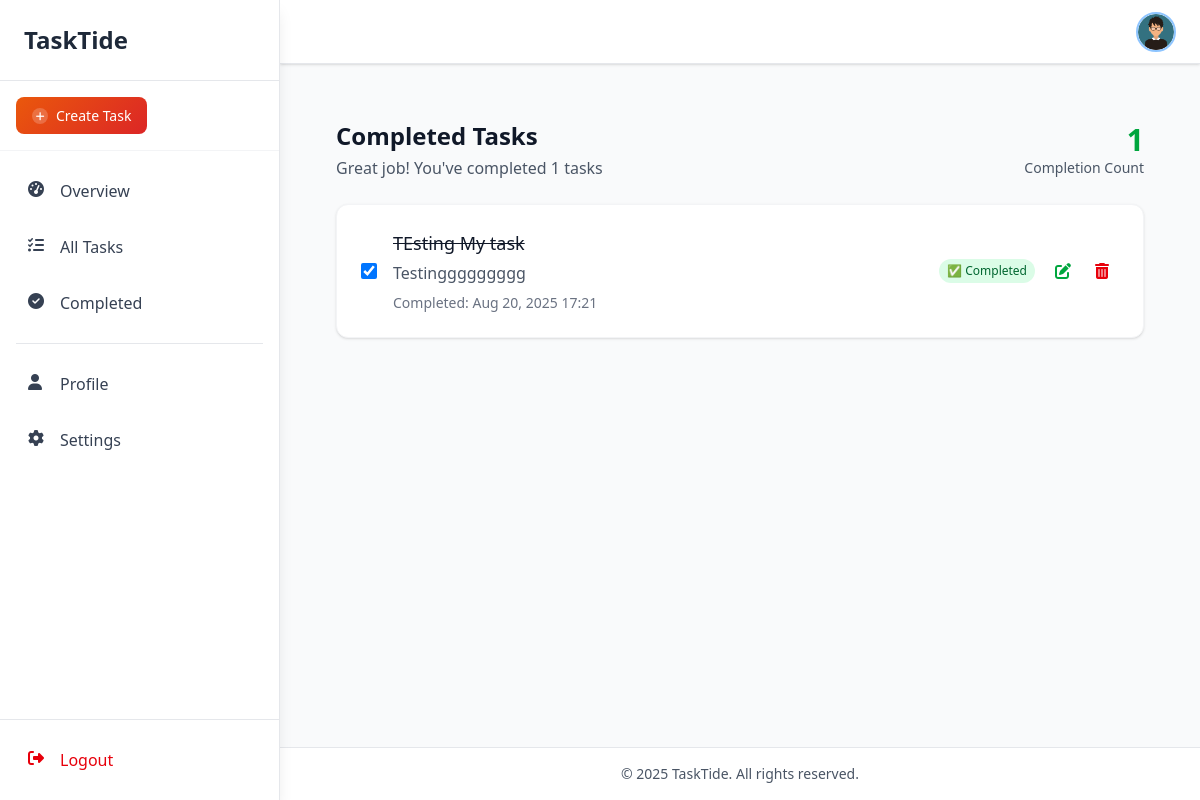
Page /dashboard/completed/ (signed in) on the committed database.
### users/models.py (models this page shows, shortened)
class Profile(models.Model):
    user = models.OneToOneField(User, on_delete=models.CASCADE)
    gender = models.CharField(
    max_length=10,
    choices=[
        ("male", "Male"),
        ("female", "Female"),
    ]
)
    bio = models.TextField(blank=True, null=True)
    profile_image = models.ImageField(
    upload_to='profile_pics/',
    default='profile_pics/male-avatar.png'
)
    banner_image = models.ImageField(upload_to='banner_pics/', default='default.jpg')
    phone_number = models.CharField(max_length=20, blank=True, null=True)
    location = models.CharField(max_length=100, blank=True, null=True)
    date_of_birth = models.DateField(blank=True, null=True)
    created_at = models.DateTimeField(auto_now_add=True)
    updated_at = models.DateTimeField(auto_now=True)

### tasks/models.py (models this page shows, shortened)
class Task(models.Model):
    PRIORITY_CHOICES = [
        ("low", "Low"),
        ("medium", "Medium"),
        ("high", "High"),
        ("urgent", "Urgent"),
    ]
    user = models.ForeignKey(User, on_delete=models.CASCADE, related_name="tasks")
    title = models.CharField(max_length=300)
    description = models.TextField(blank=True, null=True)
    completed = models.BooleanField(default=False)
    priority = models.CharField(
        max_length=10,
        choices=PRIORITY_CHOICES,
        default="medium"
    )
    due_date = models.DateTimeField(blank=True, null=True)
    created_at = models.DateTimeField(auto_now_add=True)
    updated_at = models.DateTimeField(auto_now=True)

### tasks/views.py (the view)
# urls.py: path('dashboard/completed/', CompleteTaskListView.as_view(), name='completed_tasks'),
class CompleteTaskListView(LoginRequiredMixin, ListView):
    model = Task
    template_name = 'core/dashboard/completed_task.html'
    context_object_name = 'tasks'
    def get_queryset(self):
        return Task.objects.filter(user=self.request.user, completed=True).order_by('-created_at')

### core/templates/core/dashboard/completed_task.html
{% extends "core/dashboard_layout.html" %}
{% load static %}
{% block content %}
<div id="completed-tasks-page"
  class="mx-auto px-4 sm:px-6 lg:px-8 py-8 page-content">
  <div class="fade-in">
    <div class="flex justify-between items-center mb-6">
      <div>
        <h2 class="text-2xl font-bold text-gray-900">Completed Tasks</h2>
        <p class="text-gray-600 mt-1">
          Great job! You've completed {{ tasks.count }} tasks
        </p>
      </div>
      <div class="text-right">
        <div class="text-3xl font-bold text-green-600">
          {{ tasks.count }}
        </div>
        <div class="text-sm text-gray-600">Completion Count</div>
      </div>
    </div>
    <div class="bg-white rounded-xl shadow-sm border border-gray-100 overflow-hidden">
      <div class="divide-y divide-gray-200">
        {% for task in tasks %}
        <div
        class="task-card p-6 hover:bg-gray-50 transition-all duration-200">
          <div class="flex items-center justify-between">
            <a
        href="{% url 'single_task' task.id %}"
            class="flex items-center space-x-4">
              <input type="checkbox" checked
                class="h-4 w-4 text-green-600 focus:ring-green-500 border-gray-300 rounded" />
              <div class="flex-1">
                <h3 class="text-lg font-medium text-gray-900 line-through">
                  {{ task.title }}
                </h3>
                {% if task.description %}
                <p class="text-gray-600 mt-1">{{ task.description }}</p>
                {% endif %}
                <div class="flex items-center space-x-4 mt-2 text-sm text-gray-500">
                  <span>Completed: {{ task.updated_at|date:"M d, Y H:i" }}</span>
                </div>
              </div>
            </a>
            <div class="flex items-center space-x-3">
              <span class="bg-green-100 text-green-800 px-2 py-1 rounded-full text-xs font-medium">
                ✅ Completed
              </span>
              <div class="flex items-center space-x-2">
                <a href="{% url 'update_task' task.pk %}"
                  class="text-green-600 hover:text-green-700 p-2 rounded-lg hover:bg-green-50 transition-colors">
                  <i class="fas fa-edit w-4 h-4"></i>
                </a>
                <a href="{% url 'delete_task' task.pk %}"
                  class="text-red-600 hover:text-red-700 p-2 rounded-lg hover:bg-red-50 transition-colors">
                  <i class="fas fa-trash-alt w-4 h-4"></i>
                </a>
              </div>
            </div>
          </div>
        </div>
        {% empty %}
        <p class="p-6 text-gray-500">No completed tasks yet 🎉</p>
        {% endfor %}
      </div>
    </div>
  </div>
</div>
{% endblock %}

### core/templates/core/dashboard_layout.html (shortened to what this page needs)
{% load static %}
<!DOCTYPE html>
<html>
  <head>
    <link
      rel="stylesheet"
      href="https://cdnjs.cloudflare.com/ajax/libs/font-awesome/6.4.0/css/all.min.css"
    />
    <link href="{% static 'css/main.css' %}" rel="stylesheet" />
  </head>
  <body class="bg-gray-50">
    <aside class="sidebar bg-white shadow-lg border-r border-gray-200">
      <div class="flex flex-col h-full">
        <div class="p-6 border-b border-gray-200">
          <h2 class="font-bold text-2xl text-gray-800">TaskTide</h2>
        </div>
        <div class="p-4 border-b border-gray-100">
          <a href="{% url 'create_tasks' %}" class="create-task-btn">
            <span class="icon">
              <i class="fas fa-plus"></i>
            </span>
            <span>Create Task</span>
          </a>
        </div>
        <nav class="flex-1 p-4 space-y-2">
          <a
            href="{% url 'overview' %}"
            class="sidebar-item flex items-center space-x-3 p-3 text-gray-700 rounded-lg hover:bg-gray-100 transition-colors active"
          >
            <i class="fas fa-tachometer-alt w-5 h-5"></i>
            <span class="font-medium">Overview</span>
          </a>
          <a
            href="{% url 'all_tasks' %}"
            class="sidebar-item flex items-center space-x-3 p-3 rounded-lg text-gray-700 hover:bg-gray-100 transition-colors"
          >
            <i class="fas fa-tasks w-5 h-5"></i>
            <span class="font-medium">All Tasks</span>
          </a>
          <a
            href="{% url 'completed_tasks' %}"
            class="sidebar-item flex items-center space-x-3 p-3 rounded-lg text-gray-700 hover:bg-gray-100 transition-colors"
          >
            <i class="fas fa-check-circle w-5 h-5"></i>
            <span class="font-medium">Completed</span>
          </a>
          <div class="border-t border-gray-200 my-4"></div>
          <a
            href="{% url 'profile' %}"
            class="sidebar-item flex items-center space-x-3 p-3 rounded-lg text-gray-700 hover:bg-gray-100 transition-colors"
          >
            <i class="fas fa-user w-5 h-5"></i>
            <span class="font-medium">Profile</span>
          </a>
          <a
            href="{% url 'settings' %}"
            class="sidebar-item flex items-center space-x-3 p-3 rounded-lg text-gray-700 hover:bg-gray-100 transition-colors"
          >
            <i class="fas fa-cog w-5 h-5"></i>
            <span class="font-medium">Settings</span>
          </a>
        </nav>
        <div class="p-4 border-t border-gray-200">
          <form
          action="{% url 'logout' %}"
          method="POST"
          class="w-full flex cursor-pointer items-center space-x-3 p-3 rounded-lg text-red-600 hover:bg-red-50 transition-colors"
>
          <i class="fas fa-sign-out-alt w-5 h-5"></i>
          <button type="submit">Logout</button>
          </form>
        </div>
      </div>
    </aside>
    <div class="main-content">
      <header class="header bg-white shadow-sm border-b border-gray-200 px-6 flex justify-between items-center">
        <div class="flex items-center space-x-4 ml-auto">
          <a href="{% url 'profile' %}" class="w-10 h-10 rounded-full border-2 border-blue-300 overflow-hidden hover:border-blue-400 transition-colors">
            <img src="{{ user.profile.profile_image.url }}" alt="Profile" class="w-full h-full object-cover">
          </a>
        </div>
      </header>
      <main class="content-area">
        {% block content %}
        {% endblock %}
      </main>
      <footer class="footer bg-white border-t border-gray-200 px-6 py-4">
        <div class="text-sm text-center text-gray-600">
          © 2025 TaskTide. All rights reserved.
        </div>
      </footer>
    </div>
  </body>
</html>

### core/templates/core/dashboard_layout.html (style rules this page uses)
.fade-in { animation: fadeIn 0.5s ease-in; }
.sidebar { position: fixed; top: 0; left: 0; width: 280px; height: 100vh; overflow-y: auto; z-index: 30; }
.main-content { margin-left: 280px; min-height: 100vh; display: flex; flex-direction: column; }
.header { position: sticky; top: 0; height: 64px; z-index: 20; }
.content-area { flex: 1; overflow-y: auto; padding: 24px; }
.footer { position: sticky; bottom: 0; z-index: 20; }
.create-task-btn { display: inline-flex; align-items: center; gap: 8px; padding: 8px 16px; background: linear-gradient(135deg, #ea580c 0%, #dc2626 100%); color: white; border-radius: 8px; font-weight: 500; font-size: 14px; transition: all 0.3s ease; text-decoration: none; width: auto; justify-content: flex-start; }
.create-task-btn .icon { width: 16px; height: 16px; background: rgba(255, 255, 255, 0.2); border-radius: 50%; display: flex; align-items: center; justify-content: center; font-size: 10px; }

### rows in the picture
Task: title "TEsting My task", description "Testinggggggggg", updated_at "Aug 20, 2025 17:21"

### other values in the picture
{{ tasks.count }} "1"
